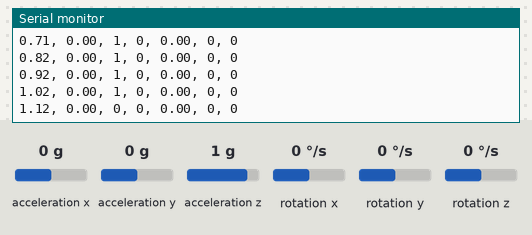
This sketch was run on a simulated ESP32. On the bench: the last lines printed to the serial monitor. Wiring (inferred from the names in the program): MPU-6050 motion sensor at I2C address 0x68. The inputs (shaded band) are chosen by the test bench; at power-on: acceleration x 0 g, acceleration y 0 g, acceleration z 1 g, rotation x 0 °/s, rotation y 0 °/s, rotation z 0 °/s.

Above: at 2.6 s.
2.7 s: acceleration x set to -1.4 g
At 2.74 s:
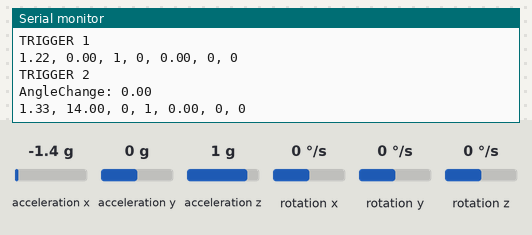
4.3 s: acceleration y set to -1.4 g
At 4.37 s:
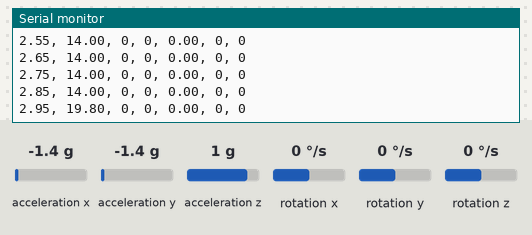
5.8 s: acceleration z set to -1.4 g
At 5.9 s:
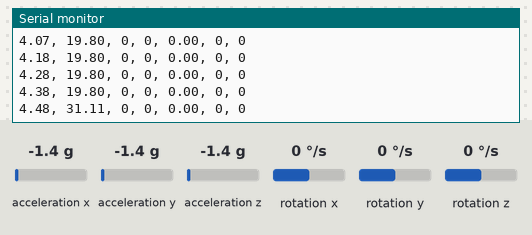
Timing chart, 0 to 8.8 s (numbered marks = the images above; inputs shaded):
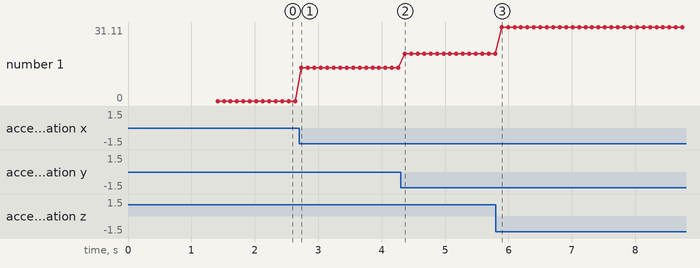

Measured:
- after the input at 2.7 s, the serial monitor: prints a new line at once (image 1)
- after the input at 4.3 s, the serial monitor: prints a new line after 0.07 s (image 2)
- plotted number 1: 0 → 14 after the input at 2.7 s, 14 → 19.8 after the input at 4.3 s

The sketch:

Motion_Sensor_accelerometer.ino
```cpp
#include <Wire.h>

#define SDA_PIN 25
#define SCL_PIN 26
#define MPU_addr 0x68

int16_t AcX, AcY, AcZ, Tmp, GyX, GyY, GyZ;
float ax, ay, az;
float gx, gy, gz;

bool fall = false;
bool trigger1 = false;
bool trigger2 = false;
bool trigger3 = false;

byte trigger1count = 0;
byte trigger2count = 0;
byte trigger3count = 0;

float angleChange = 0;

// Offsets
float offsetX = 0, offsetY = 0, offsetZ = 0;

// Time tracking
unsigned long startTime;

void setup() {
  Serial.begin(115200);
  Wire.begin(SDA_PIN, SCL_PIN);

  Serial.println("Starting MPU6050...");

  // Check connection
  Wire.beginTransmission(MPU_addr);
  if (Wire.endTransmission() != 0) {
    Serial.println("MPU6050 NOT FOUND!");
    while (1);
  }

  // Wake up MPU6050
  Wire.beginTransmission(MPU_addr);
  Wire.write(0x6B);
  Wire.write(0);
  Wire.endTransmission(true);

  delay(100);

  // -------- Calibration --------
  Serial.println("Calibrating... Keep still");
  long sumX = 0, sumY = 0, sumZ = 0;

  for (int i = 0; i < 200; i++) {
    mpu_read();
    sumX += AcX;
    sumY += AcY;
    sumZ += AcZ;
    delay(5);
  }

  offsetX = sumX / 200.0;
  offsetY = sumY / 200.0;
  offsetZ = sumZ / 200.0;

  Serial.println("Calibration Done");

  startTime = millis(); // start time for timestamp
}

void loop() {
  mpu_read();

  float t = (millis() - startTime) / 1000.0; // time in seconds

  // Apply offset (removes gravity bias)
  ax = (AcX - offsetX) / 16384.0;
  ay = (AcY - offsetY) / 16384.0;
  az = (AcZ - offsetZ) / 16384.0;

  gx = GyX / 131.0;
  gy = GyY / 131.0;
  gz = GyZ / 131.0;

  float Amp = sqrt(ax*ax + ay*ay + az*az)*10.0;

  // TRIGGER 1 (Free fall)
  if (Amp <= 2.0 && !trigger1 && !trigger2) {
    trigger1 = true;
    trigger1count = 0;
    Serial.println("TRIGGER 1");
  }

  if (trigger1) {
    trigger1count++;
    if (Amp >= 12.0) {
      trigger2 = true;
      trigger1 = false;
      trigger1count = 0;
      Serial.println("TRIGGER 2");
    }
    if (trigger1count >= 6) {
      trigger1 = false;
      trigger1count = 0;
    }
  }

  // TRIGGER 2 (Impact)
  if (trigger2) {
    trigger2count++;
    angleChange = sqrt(gx*gx + gy*gy + gz*gz);
    Serial.print("AngleChange: "); Serial.println(angleChange);

    if (angleChange >= 30 && angleChange <= 400) {
      trigger3 = true;
      trigger2 = false;
      trigger2count = 0;
      Serial.println("TRIGGER 3");
    }
    if (trigger2count >= 6) {
      trigger2 = false;
      trigger2count = 0;
    }
  }

  //TRIGGER 3 (Settle)
  if (trigger3) {
    trigger3count++;
    if (trigger3count >= 10) {
      angleChange = sqrt(gx*gx + gy*gy + gz*gz);
      if (angleChange <= 10) fall = true;

      trigger3 = false;
      trigger3count = 0;
    }
  }

  // FALL
  if (fall) {
    Serial.println("******** FALL DETECTED ********");
    fall = false;
  }

  // CSV Print for Excel
  Serial.print(t); Serial.print(", ");
  Serial.print(Amp); Serial.print(", ");
  Serial.print(trigger1 ? "1" : "0"); Serial.print(", ");
  Serial.print(trigger2 ? "1" : "0"); Serial.print(", ");
  Serial.print(angleChange); Serial.print(", ");
  Serial.print(trigger3 ? "1" : "0"); Serial.print(", ");
  Serial.println(fall ? "1" : "0");

  delay(100);
}

void mpu_read() {
  Wire.beginTransmission(MPU_addr);
  Wire.write(0x3B);
  Wire.endTransmission(false);
  Wire.requestFrom(MPU_addr, 14, true);

  if (Wire.available() == 14) {
    AcX = Wire.read() << 8 | Wire.read();
    AcY = Wire.read() << 8 | Wire.read();
    AcZ = Wire.read() << 8 | Wire.read();
    Tmp = Wire.read() << 8 | Wire.read();
    GyX = Wire.read() << 8 | Wire.read();
    GyY = Wire.read() << 8 | Wire.read();
    GyZ = Wire.read() << 8 | Wire.read();
  }
}
```
